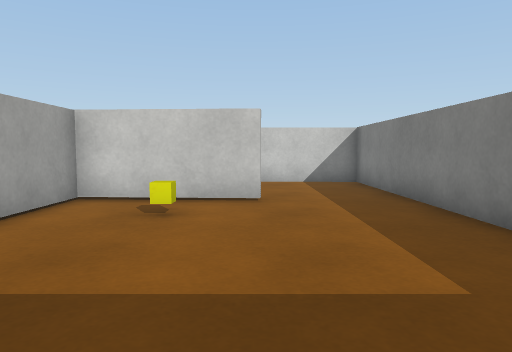
[1] (above)

17 first-person views from a walk through a Unity game level. The camera is 0.57 m above the floor, tilts 4° down and sees 70° across. The floor is counted in squares, 0.5 m on a side. Each view is taken from the middle of a square. On the plan, view 1 faces up. The plan holds only what a view shows up to about 14 squares ahead; the rest is blank. The player character is not drawn. Surface patterns are stand-ins for the level's own textures.

[2]
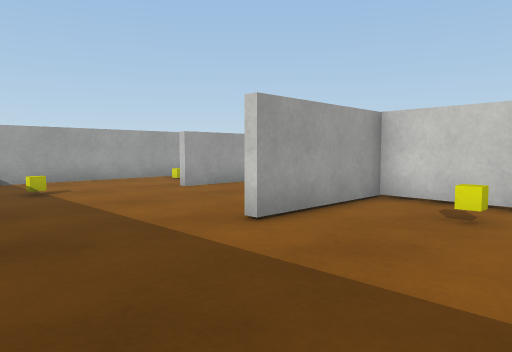

[3]
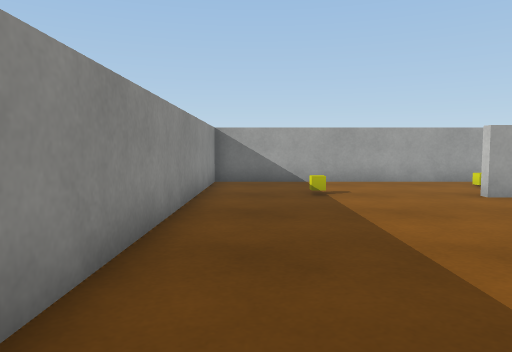

[4]
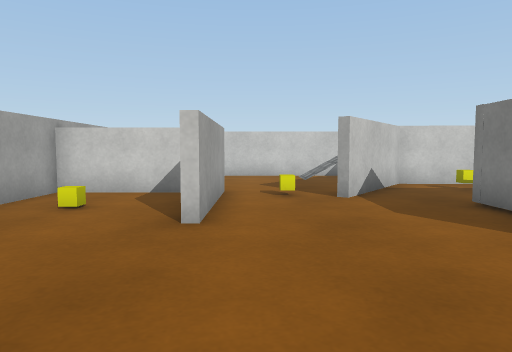

[5]
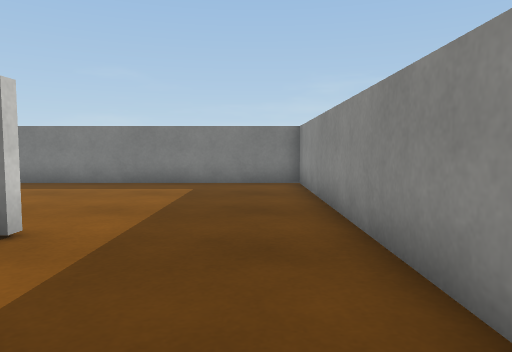

[6]
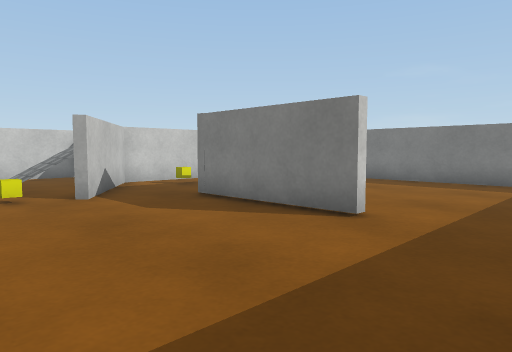

[7]
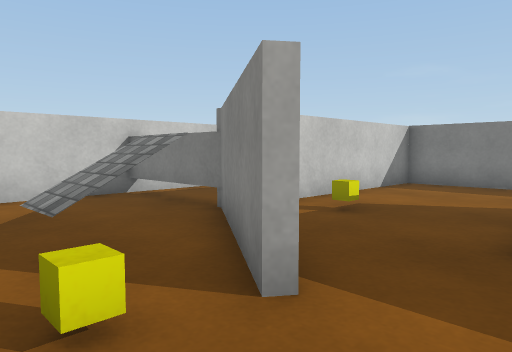

[8]
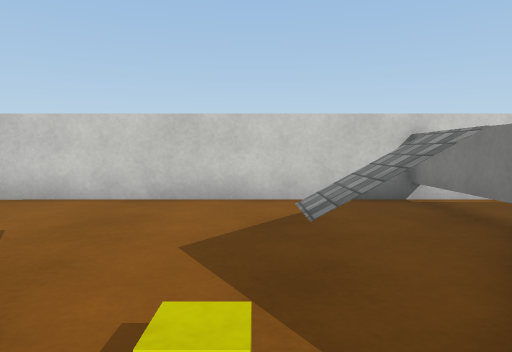

[9]
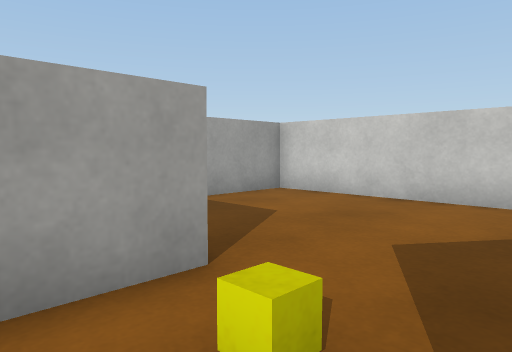

[10]
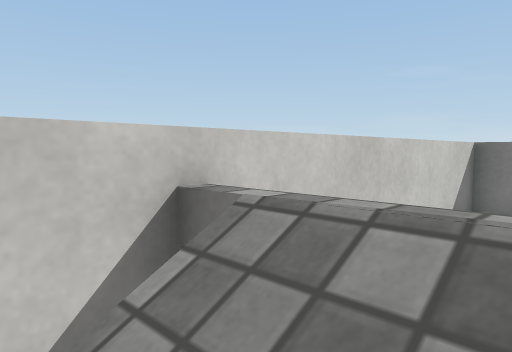

[11]
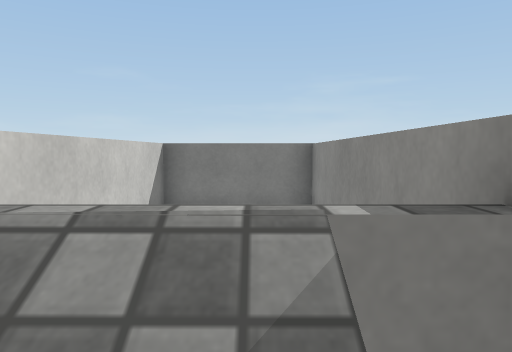

[12]
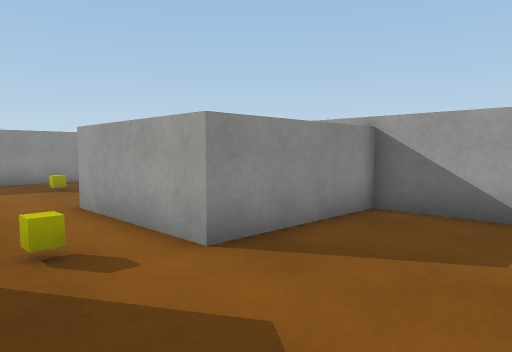

[13]
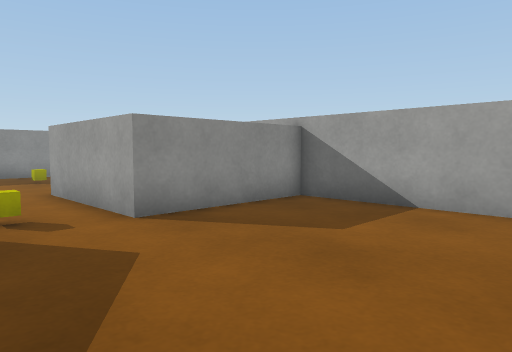

[14]
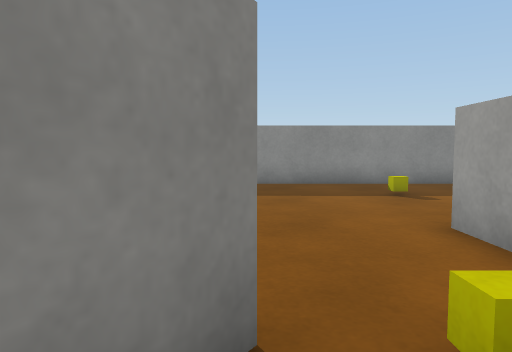

[15]
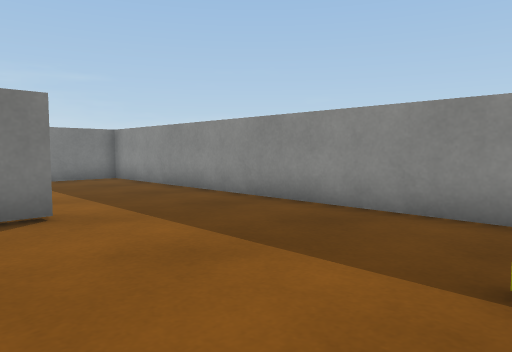

[16]
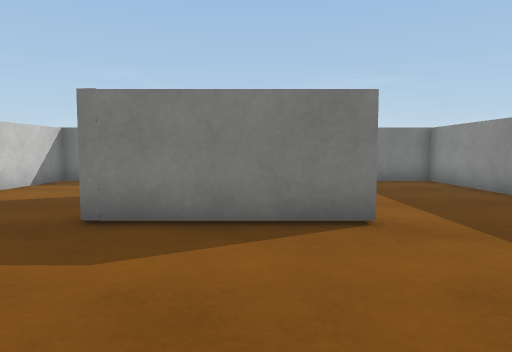

[17]
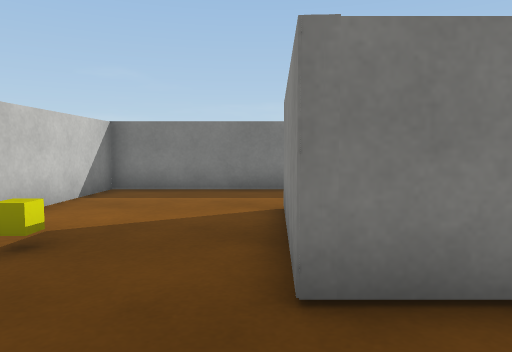

### Floor plan
Points are (right, up) in squares from view 1. A wall is a line through its corners. A room is listed if a view was taken in it or the views show most of it. See-through windows are left out.
Room 1 (views 1, 2, 3, 4, 5, 6, 7, 8, 9, 15, 16, 17)
walls: (-4.4, 4.1) (-4.4, 8.7) (0, 8.5); (0.2, 8.2) (-4.1, 8.4) (-4.1, 4.1); (-9.9, 11.2) (-9.9, 6.6); (-11, 10.9) (-14.4, 10.9) (-14.4, -0.5) (3.7, -0.5) (3.7, 13.2) (-4.1, 13.4) (-6.8, 9.8) (-7, 9.9) (-6.1, 11.1)
ways out: opening at (-8, 11) to room 2
objects: yellow cube (-13, 8); yellow cube (-11, 3); yellow cube (-8, 10); yellow cube (-3, 12); yellow cube (-2, 6)
Room 2 (views 10, 11, 12, 13, 14)
walls: (-6.1, 11.1) (-4.3, 13.7); (-4.5, 17.4) (-14.4, 17.4) (-14.4, 11.2) (-9.9, 11.2)
ways out: opening at (-8, 11) to room 1; opening at (-5, 15.5)

Positions as (right, up) in squares from view 1, and headings:
1: (0, 0), facing up
2: (0, 0), facing up-left
3: (-1, 1), facing left
4: (-9, 1), facing up
5: (-9, 1), facing right
6: (-10, 1), facing up-right
7: (-9, 8), facing up-right
8: (-8, 9), facing up
9: (-7, 9), facing up-left
10: (-6, 15), facing up-right
11: (-6, 15), facing right
12: (-7, 15), facing down-left
13: (-7, 17), facing down-left
14: (-7, 12), facing down
15: (-11, 6), facing down-right
16: (-10, 6), facing right
17: (-7, 9), facing right
